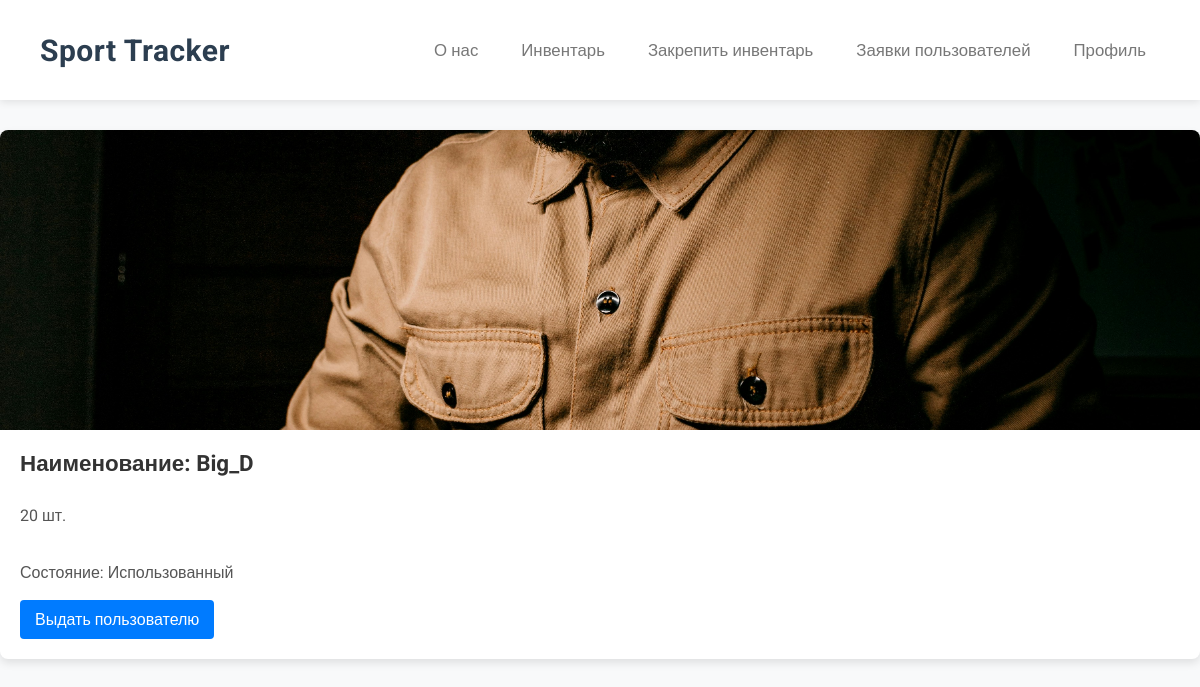
/user_detail/2/ (signed in), run on an earlier commit of the app's database.
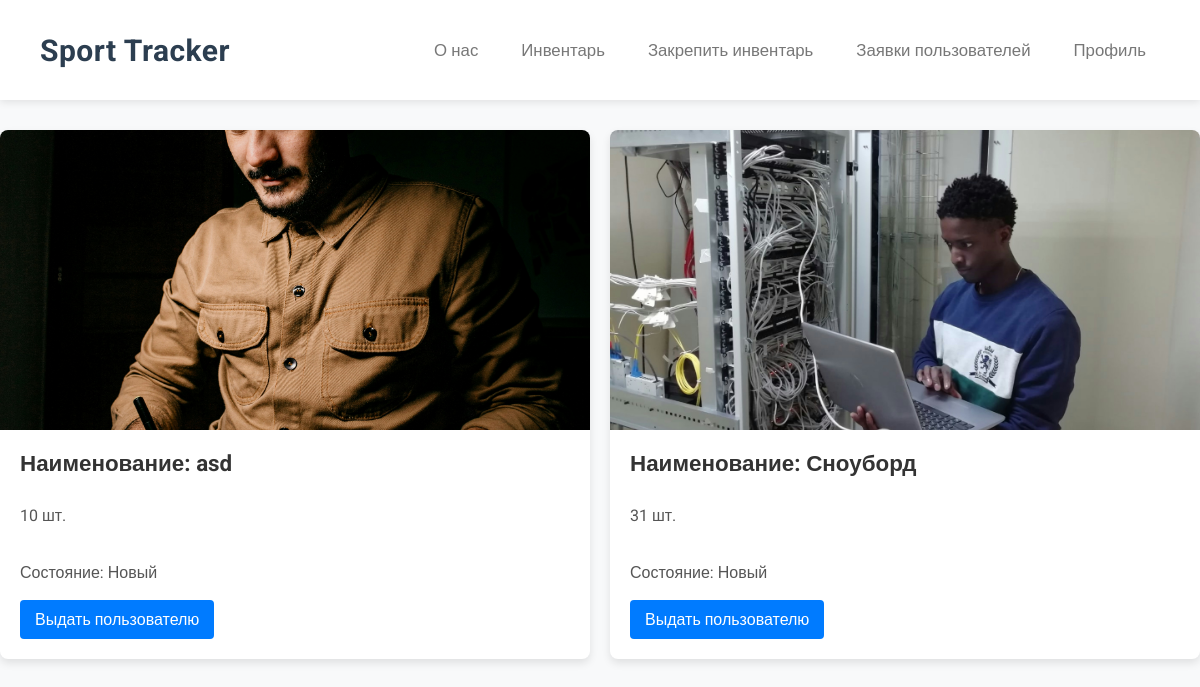
And on a later commit of the database.
### main/models.py (models this page shows, shortened)
class Votings(models.Model):
    author = models.ForeignKey(User, on_delete=models.CASCADE)
    image = models.ImageField(upload_to=get_image_upload_path, blank=True, null=True)
    name = models.TextField()
    questions_number = models.IntegerField()
    type_of_voting = models.TextField()

### main/views.py (the view)
# urls.py: path('user_detail/<int:user_id>/', user_detail, name='user_detail'),
def user_detail(request, user_id):
    user = get_object_or_404(User, id=user_id)
    categories = Votings.objects.all()
    context = {
        "categories": categories,
        "is_admin": False,
        "is_auth": False,
    }
    if request.user.is_superuser:
        context["is_admin"] = True
    if request.user.is_authenticated:
        context["is_auth"] = True
    data = []
    for category in categories:
        directory = f"main/uploads/votings/admin/{category.id}"
        url_to_header = ""
        if len(os.listdir(directory)) != 0:
            url_to_header = f"/uploads/votings/admin/{category.id}/{os.listdir(directory)[0]}"
        data.append({"category": category, "url_to_header": url_to_header})
    context["data"] = data
    context['user'] = user
    return render(request, 'user_detail.html', context)

### main/templates/user_detail.html (shortened to what this page needs)
{% load static %}
<!DOCTYPE html>
<html lang="en">
<head>
    <link rel="stylesheet" href="{% static 'catalog_cards.css' %}">
    <link rel="stylesheet" href="{% static 'header.css' %}">
</head>
{% include 'header.html' %}
<body>
    <div class="container">
        {% for category in data %}
        <div class="item">
          <div class="wrapper exmpl"><img src="{{category.url_to_header}}" alt="Шапка опроса"></div>
          <div class="card">
            <h3>Наименование: {{category.category.name}}</h3>
            <p>{{category.category.questions_number }} шт.</p>
             {% if category.category.type_of_voting == "one" %}
                <p>Состояние: Новый</p>
              {% elif category.category.type_of_voting == "multi" %}
                <p>Состояние: Использованный</p>
              {% else %}
                <p>Состояние: Сломанный</p>
              {% endif %}
              {% if is_admin %}
                  <a class="card_link" href="{% url 'issue_inventory' user_id=user.id voting_id=category.category.id item_name=category.category.name %}">Выдать пользователю</a>
              {% else %}
                  <a class="card_link">Чтобы сделать запрос, зайдите в аккаунт</a>
              {% endif %}
          </div>
        </div>
        {% endfor %}
    </div>
</body>
</html>

What changed in the data, as far as the page shows it:
removed Votings: category.name "Big_D", category.questions_number "20", type_of_voting "Состояние: Использованный"
added Votings: shows a picture, category.name "asd", category.questions_number "10", type_of_voting "Состояние: Новый"
added Votings: shows a picture, category.name "Сноуборд", category.questions_number "31", type_of_voting "Состояние: Новый"
